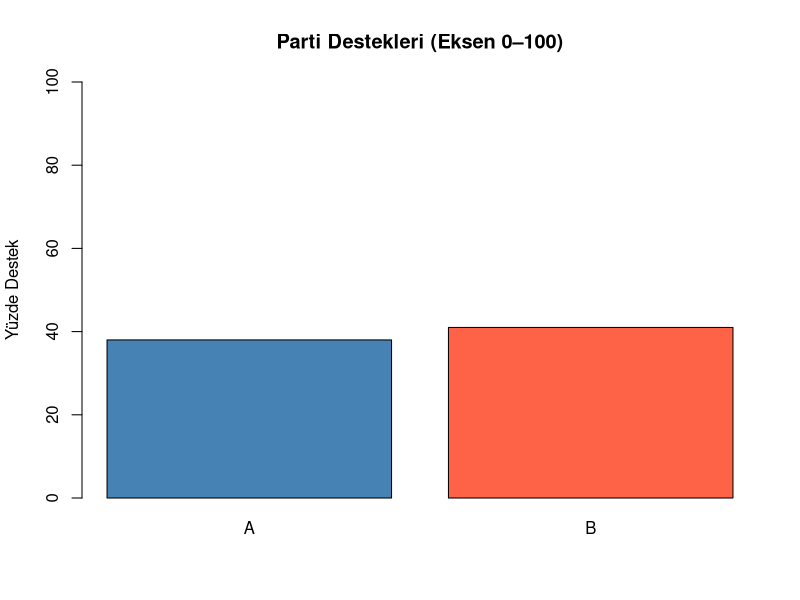
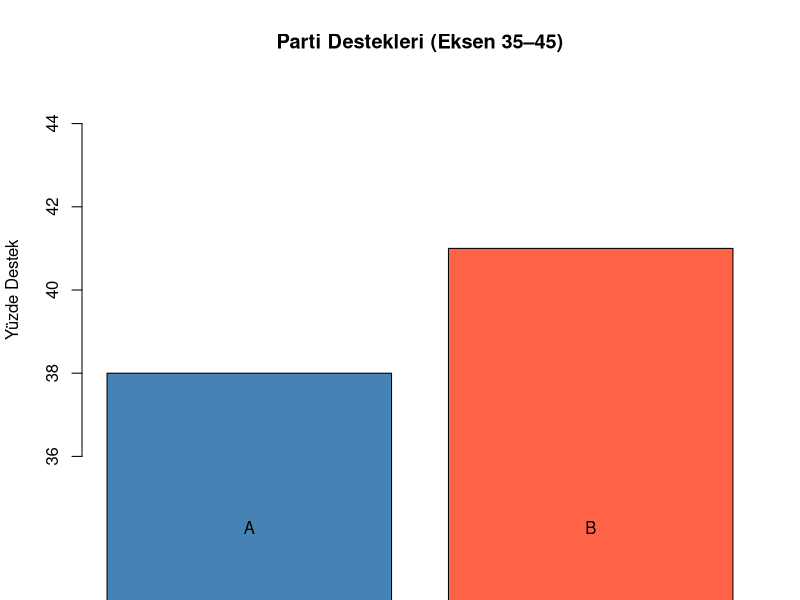

Reproduce these figures in R, in order. (Note: this script raises an error after producing the figures.)
## ---- chunk 1
  # Veri
  partiler <- c("A", "B")
  destek <- c(38, 41)

  # Grafik 1: Eksen 0–100
  barplot(destek,
          names.arg = partiler,
          col = c("steelblue", "tomato"),
          ylim = c(0, 100),
          main = "Parti Destekleri (Eksen 0–100)",
          ylab = "Yüzde Destek")
## ---- chunk 2
  # Grafik 2: Eksen 35–45
  barplot(destek,
          names.arg = partiler,
          col = c("steelblue", "tomato"),
          ylim = c(35, 45),
          main = "Parti Destekleri (Eksen 35–45)",
          ylab = "Yüzde Destek")
## ---- chunk 3
2 + 2
mean(c(1, 2, 3, 4, 5))
## ---- chunk 4
head(iris)
mean(iris$Sepal.Length)
## ---- chunk 5
il_adi   <- c("İstanbul", "Ankara", "İzmir")
nufus    <- c(15840900, 5747325, 4462056)

names(nufus) <- il_adi
nufus
mean(nufus)
## ---- chunk 6
# Toplama, çıkarma, çarpma, bölme
toplam    <- 5 + 3
cikarma   <- 5 - 3
carpma    <- 5 * 3
bolme     <- 5 / 3

# Üs alma, modülüs, tam bölme
us_alma   <- 2^3
modulus   <- 5 %% 3
tam_bolme <- 5 %/% 3

list(toplam = toplam, cikarma = cikarma, carpma = carpma, bolme = bolme,
     us_alma = us_alma, modulus = modulus, tam_bolme = tam_bolme)
## ---- chunk 7
# Karşılaştırmalar
c(5 == 3, 5 == 5)
c(5 != 3, 5 != 5)
c(5 > 3, 3 > 5)
c(5 < 3, 3 < 5)
c(5 >= 3, 5 >= 5, 3 >= 5)
c(5 <= 3, 5 <= 5, 3 <= 5)

# Mantıksal operatörler
c(TRUE & TRUE, TRUE & FALSE)
c(TRUE && TRUE, TRUE && FALSE)   # yalnızca ilk elemanları karşılaştırır
c(TRUE | TRUE, TRUE | FALSE, FALSE | FALSE)
c(TRUE || TRUE, TRUE || FALSE, FALSE || FALSE)
c(!TRUE, !FALSE)
## ---- chunk 8
# Kolon operatörü
sequence <- 1:10
sequence

# Atama operatörleri
x <- 10
y = 20
c(x, y)

# Üye olma operatörü
vec <- c(1, 2, 3, 4, 5)
c("3 in vec?" = 3 %in% vec, "6 in vec?" = 6 %in% vec)

# Dizi (seq) ve tekrar (rep)
seq(1, 10, by = 2)
rep(1:3, times = 3)
## ---- chunk 9
# 3 x 5  # Bu satır hata üretir: "unexpected symbol"
3 * 5     # Doğrusu: çarpma işareti * , harf x değil
## ---- chunk 10
#| error: true
Mean(c(1, 2, 3))   # Hata: could not find function "Mean"
## ---- chunk 11
mean(c(1, 2, 3))    # Doğrusu, küçük harfle
## ---- chunk 12
?mean
help(mean)
example(mean)
